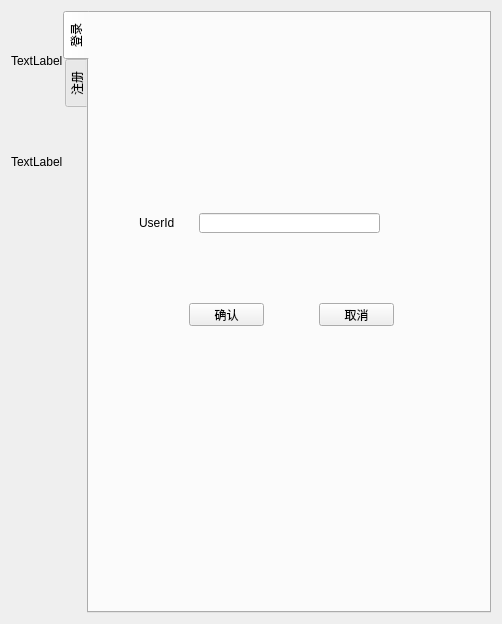
<?xml version="1.0" encoding="UTF-8"?>
<ui version="4.0">
 <class>userInfoWidgets</class>
 <widget class="QWidget" name="userInfoWidgets">
  <property name="geometry">
   <rect>
    <x>0</x>
    <y>0</y>
    <width>502</width>
    <height>624</height>
   </rect>
  </property>
  <property name="windowTitle">
   <string>用户信息</string>
  </property>
  <layout class="QVBoxLayout" name="verticalLayout_5">
   <item>
    <layout class="QHBoxLayout" name="horizontalLayout" stretch="1,10">
     <property name="spacing">
      <number>0</number>
     </property>
     <item>
      <layout class="QVBoxLayout" name="verticalLayout" stretch="1,1,2,2">
       <property name="spacing">
        <number>0</number>
       </property>
       <item>
        <widget class="PixLabel" name="label_login">
         <property name="text">
          <string>TextLabel</string>
         </property>
        </widget>
       </item>
       <item>
        <widget class="PixLabel" name="label_signIn">
         <property name="sizePolicy">
          <sizepolicy hsizetype="Fixed" vsizetype="Preferred">
           <horstretch>0</horstretch>
           <verstretch>0</verstretch>
          </sizepolicy>
         </property>
         <property name="text">
          <string>TextLabel</string>
         </property>
        </widget>
       </item>
       <item>
        <widget class="QLabel" name="label">
         <property name="text">
          <string/>
         </property>
        </widget>
       </item>
       <item>
        <widget class="QLabel" name="label_2">
         <property name="text">
          <string/>
         </property>
        </widget>
       </item>
      </layout>
     </item>
     <item>
      <widget class="QTabWidget" name="tabWidget">
       <property name="tabPosition">
        <enum>QTabWidget::West</enum>
       </property>
       <property name="tabShape">
        <enum>QTabWidget::Rounded</enum>
       </property>
       <property name="currentIndex">
        <number>0</number>
       </property>
       <property name="elideMode">
        <enum>Qt::ElideNone</enum>
       </property>
       <widget class="QWidget" name="tab">
        <attribute name="title">
         <string>登录</string>
        </attribute>
        <widget class="QLabel" name="iDLabel">
         <property name="geometry">
          <rect>
           <x>50</x>
           <y>200</y>
           <width>61</width>
           <height>20</height>
          </rect>
         </property>
         <property name="text">
          <string>UserId</string>
         </property>
        </widget>
        <widget class="QLineEdit" name="idLineEdit">
         <property name="geometry">
          <rect>
           <x>110</x>
           <y>200</y>
           <width>181</width>
           <height>20</height>
          </rect>
         </property>
        </widget>
        <widget class="QPushButton" name="pushButton_cancel_1">
         <property name="geometry">
          <rect>
           <x>230</x>
           <y>290</y>
           <width>75</width>
           <height>23</height>
          </rect>
         </property>
         <property name="sizePolicy">
          <sizepolicy hsizetype="Fixed" vsizetype="Fixed">
           <horstretch>0</horstretch>
           <verstretch>0</verstretch>
          </sizepolicy>
         </property>
         <property name="text">
          <string>取消</string>
         </property>
        </widget>
        <widget class="QPushButton" name="pushButton_makeSure_1">
         <property name="geometry">
          <rect>
           <x>100</x>
           <y>290</y>
           <width>75</width>
           <height>23</height>
          </rect>
         </property>
         <property name="sizePolicy">
          <sizepolicy hsizetype="Fixed" vsizetype="Fixed">
           <horstretch>0</horstretch>
           <verstretch>0</verstretch>
          </sizepolicy>
         </property>
         <property name="text">
          <string>确认</string>
         </property>
        </widget>
        <widget class="QLabel" name="label_icon">
         <property name="geometry">
          <rect>
           <x>150</x>
           <y>50</y>
           <width>100</width>
           <height>100</height>
          </rect>
         </property>
         <property name="sizePolicy">
          <sizepolicy hsizetype="Fixed" vsizetype="Fixed">
           <horstretch>0</horstretch>
           <verstretch>0</verstretch>
          </sizepolicy>
         </property>
         <property name="frameShape">
          <enum>QFrame::NoFrame</enum>
         </property>
         <property name="text">
          <string/>
         </property>
        </widget>
       </widget>
       <widget class="QWidget" name="tab_2">
        <attribute name="title">
         <string>注册</string>
        </attribute>
        <layout class="QVBoxLayout" name="verticalLayout_4">
         <item>
          <layout class="QVBoxLayout" name="verticalLayout_2">
           <property name="spacing">
            <number>20</number>
           </property>
           <item>
            <layout class="QVBoxLayout" name="verticalLayout_3">
             <item>
              <layout class="QGridLayout" name="gridLayout">
               <item row="0" column="0">
                <widget class="QLabel" name="label_3">
                 <property name="sizePolicy">
                  <sizepolicy hsizetype="Preferred" vsizetype="Fixed">
                   <horstretch>0</horstretch>
                   <verstretch>0</verstretch>
                  </sizepolicy>
                 </property>
                 <property name="minimumSize">
                  <size>
                   <width>48</width>
                   <height>0</height>
                  </size>
                 </property>
                 <property name="text">
                  <string>姓名：</string>
                 </property>
                </widget>
               </item>
               <item row="0" column="1">
                <widget class="QLineEdit" name="nameLineEdit">
                 <property name="sizePolicy">
                  <sizepolicy hsizetype="Fixed" vsizetype="Fixed">
                   <horstretch>0</horstretch>
                   <verstretch>0</verstretch>
                  </sizepolicy>
                 </property>
                 <property name="minimumSize">
                  <size>
                   <width>100</width>
                   <height>0</height>
                  </size>
                 </property>
                </widget>
               </item>
               <item row="0" column="2">
                <widget class="QLabel" name="label_4">
                 <property name="text">
                  <string>性别：</string>
                 </property>
                </widget>
               </item>
               <item row="0" column="3">
                <widget class="QComboBox" name="sexComboBox">
                 <property name="sizePolicy">
                  <sizepolicy hsizetype="Fixed" vsizetype="Fixed">
                   <horstretch>0</horstretch>
                   <verstretch>0</verstretch>
                  </sizepolicy>
                 </property>
                 <item>
                  <property name="text">
                   <string>Male</string>
                  </property>
                 </item>
                 <item>
                  <property name="text">
                   <string>Female</string>
                  </property>
                 </item>
                </widget>
               </item>
               <item row="1" column="0">
                <widget class="QLabel" name="label_12">
                 <property name="text">
                  <string>年龄：</string>
                 </property>
                </widget>
               </item>
               <item row="1" column="1">
                <widget class="QLineEdit" name="ageLineEdit">
                 <property name="sizePolicy">
                  <sizepolicy hsizetype="Fixed" vsizetype="Fixed">
                   <horstretch>0</horstretch>
                   <verstretch>0</verstretch>
                  </sizepolicy>
                 </property>
                 <property name="minimumSize">
                  <size>
                   <width>100</width>
                   <height>0</height>
                  </size>
                 </property>
                </widget>
               </item>
               <item row="1" column="2">
                <widget class="QLabel" name="label_6">
                 <property name="text">
                  <string>职业：</string>
                 </property>
                </widget>
               </item>
               <item row="1" column="3">
                <widget class="QLineEdit" name="professionEdit">
                 <property name="sizePolicy">
                  <sizepolicy hsizetype="Fixed" vsizetype="Fixed">
                   <horstretch>0</horstretch>
                   <verstretch>0</verstretch>
                  </sizepolicy>
                 </property>
                 <property name="minimumSize">
                  <size>
                   <width>100</width>
                   <height>0</height>
                  </size>
                 </property>
                </widget>
               </item>
               <item row="2" column="0">
                <widget class="QLabel" name="label_5">
                 <property name="text">
                  <string>联系方式：</string>
                 </property>
                </widget>
               </item>
               <item row="2" column="1">
                <widget class="QLineEdit" name="contactEdit">
                 <property name="sizePolicy">
                  <sizepolicy hsizetype="Fixed" vsizetype="Fixed">
                   <horstretch>0</horstretch>
                   <verstretch>0</verstretch>
                  </sizepolicy>
                 </property>
                 <property name="minimumSize">
                  <size>
                   <width>100</width>
                   <height>0</height>
                  </size>
                 </property>
                </widget>
               </item>
               <item row="3" column="0">
                <widget class="QLabel" name="label_7">
                 <property name="sizePolicy">
                  <sizepolicy hsizetype="Expanding" vsizetype="Preferred">
                   <horstretch>0</horstretch>
                   <verstretch>0</verstretch>
                  </sizepolicy>
                 </property>
                 <property name="text">
                  <string>住址</string>
                 </property>
                </widget>
               </item>
               <item row="3" column="1" colspan="3">
                <widget class="QLineEdit" name="addressEdit">
                 <property name="sizePolicy">
                  <sizepolicy hsizetype="Fixed" vsizetype="Fixed">
                   <horstretch>0</horstretch>
                   <verstretch>0</verstretch>
                  </sizepolicy>
                 </property>
                 <property name="minimumSize">
                  <size>
                   <width>250</width>
                   <height>0</height>
                  </size>
                 </property>
                 <property name="maximumSize">
                  <size>
                   <width>563</width>
                   <height>16777215</height>
                  </size>
                 </property>
                </widget>
               </item>
              </layout>
             </item>
             <item>
              <layout class="QGridLayout" name="gridLayout_2" rowstretch="0,0,0" columnstretch="0,0">
               <item row="0" column="0">
                <widget class="QLabel" name="label_8">
                 <property name="text">
                  <string>个人病史：</string>
                 </property>
                </widget>
               </item>
               <item row="1" column="0">
                <widget class="QLabel" name="label_9">
                 <property name="text">
                  <string>家族病史：</string>
                 </property>
                </widget>
               </item>
               <item row="0" column="1">
                <widget class="QTextEdit" name="personalHistoryEdit">
                 <property name="sizePolicy">
                  <sizepolicy hsizetype="Fixed" vsizetype="Fixed">
                   <horstretch>0</horstretch>
                   <verstretch>0</verstretch>
                  </sizepolicy>
                 </property>
                 <property name="maximumSize">
                  <size>
                   <width>561</width>
                   <height>84</height>
                  </size>
                 </property>
                </widget>
               </item>
               <item row="1" column="1">
                <widget class="QTextEdit" name="familyHistoryEdit">
                 <property name="sizePolicy">
                  <sizepolicy hsizetype="Expanding" vsizetype="Fixed">
                   <horstretch>0</horstretch>
                   <verstretch>0</verstretch>
                  </sizepolicy>
                 </property>
                 <property name="minimumSize">
                  <size>
                   <width>0</width>
                   <height>0</height>
                  </size>
                 </property>
                 <property name="maximumSize">
                  <size>
                   <width>561</width>
                   <height>84</height>
                  </size>
                 </property>
                </widget>
               </item>
               <item row="2" column="0">
                <widget class="QLabel" name="label_10">
                 <property name="text">
                  <string>附加信息：</string>
                 </property>
                </widget>
               </item>
               <item row="2" column="1">
                <widget class="QTextEdit" name="addtextEdit">
                 <property name="sizePolicy">
                  <sizepolicy hsizetype="Expanding" vsizetype="Fixed">
                   <horstretch>0</horstretch>
                   <verstretch>0</verstretch>
                  </sizepolicy>
                 </property>
                 <property name="maximumSize">
                  <size>
                   <width>561</width>
                   <height>84</height>
                  </size>
                 </property>
                </widget>
               </item>
              </layout>
             </item>
            </layout>
           </item>
           <item>
            <layout class="QHBoxLayout" name="horizontalLayout_2">
             <item>
              <widget class="QPushButton" name="pushButton_makeSure_2">
               <property name="sizePolicy">
                <sizepolicy hsizetype="Fixed" vsizetype="Fixed">
                 <horstretch>0</horstretch>
                 <verstretch>0</verstretch>
                </sizepolicy>
               </property>
               <property name="text">
                <string>确认</string>
               </property>
              </widget>
             </item>
             <item>
              <widget class="QPushButton" name="pushButton_cancel_2">
               <property name="sizePolicy">
                <sizepolicy hsizetype="Fixed" vsizetype="Fixed">
                 <horstretch>0</horstretch>
                 <verstretch>0</verstretch>
                </sizepolicy>
               </property>
               <property name="text">
                <string>取消</string>
               </property>
              </widget>
             </item>
            </layout>
           </item>
          </layout>
         </item>
        </layout>
       </widget>
      </widget>
     </item>
    </layout>
   </item>
  </layout>
 </widget>
 <customwidgets>
  <customwidget>
   <class>PixLabel</class>
   <extends>QLabel</extends>
   <header>pixlabelwidget.h</header>
  </customwidget>
 </customwidgets>
 <resources/>
 <connections/>
</ui>
